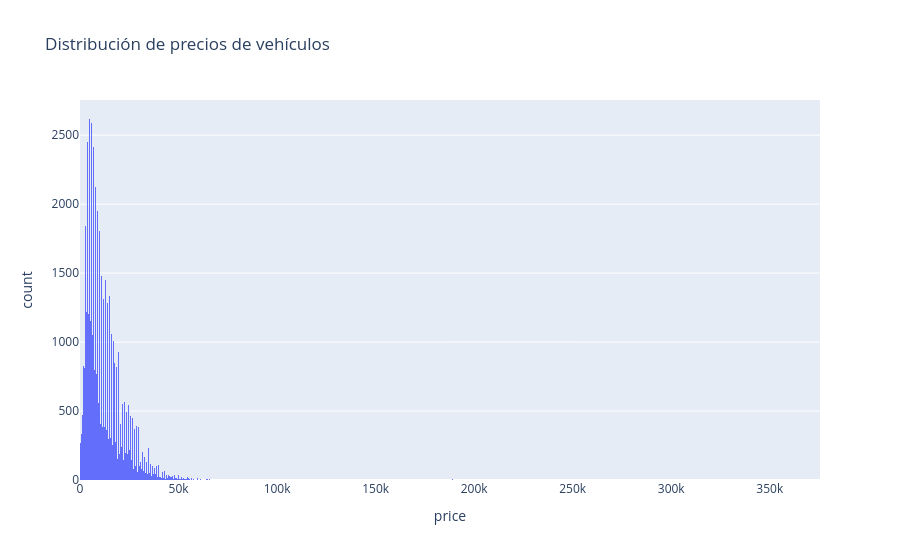

Notebook code cell kept with this figure:
### Markdown cell above
## 6. Análisis exploratorio mediante visualizaciones

### Distribución de precios

Primero se observa la distribución completa de los precios.

### Code cell
fig = px.histogram(
    df,
    x='price',
    title='Distribución de precios de vehículos'
)

fig.show()

### Figure 1 — Plotly figure (JSON) as saved in the notebook; plotly's stock layout.template omitted (floating-point values rounded to 4 significant figures; data arrays with more than 128 entries replaced by an {"elided": "..."} marker saying what was removed)
{"data": [{"bingroup": "x", "hovertemplate": "price=%{x}<br>count=%{y}<extra></extra>", "legendgroup": "", "marker": {"color": "#636efa", "pattern": {"shape": ""}}, "name": "", "orientation": "v", "showlegend": false, "type": "histogram", "x": {"elided": "50727 int values"}, "xaxis": "x", "yaxis": "y"}], "layout": {"barmode": "relative", "legend": {"tracegroupgap": 0}, "title": {"text": "Distribución de precios de vehículos"}, "xaxis": {"anchor": "y", "domain": [0, 1], "title": {"text": "price"}}, "yaxis": {"anchor": "x", "domain": [0, 1], "title": {"text": "count"}}}}
